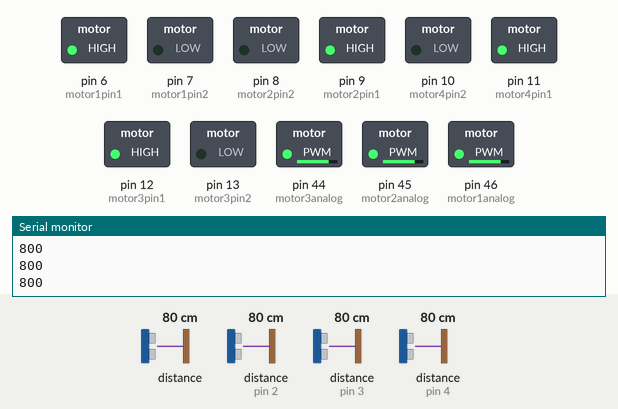
Recording of a sketch running on a simulated Arduino Mega 2560, built with avr-gcc and run on an emulated ATmega2560. Parts: switched loads named in the sketch (green lamp = pin HIGH), the last lines printed to the serial monitor. The test bench sets the inputs (shaded band); at power-on: distance to the obstacle 80 cm, distance to the obstacle (sensors on pin 4, pin 3, pin 2) 80 cm. The echo pulse lasts 58.3 µs per cm; pins used as bus, display or sensor lines are not drawn.

Above: at 3.2 s.
3.3 s: distance to the obstacle (sensor 0) set to 38 cm
4.8 s: distance to the obstacle (sensor 0) set to 32 cm
At 6.3 s:
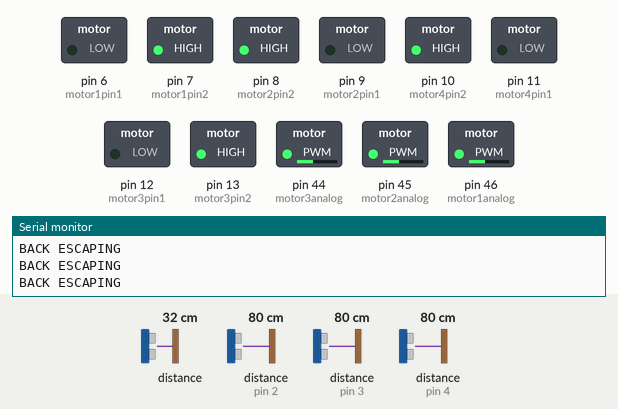
6.6 s: distance to the obstacle (sensor 0) set to 60 cm
At 7.8 s:
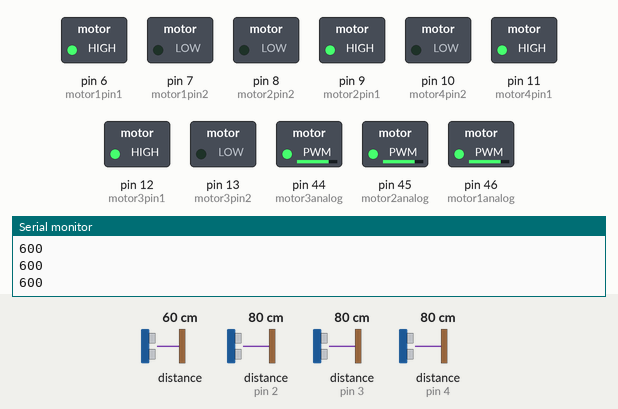
8.1 s: distance to the obstacle (sensor 0) set to 18 cm
At 8.32 s:
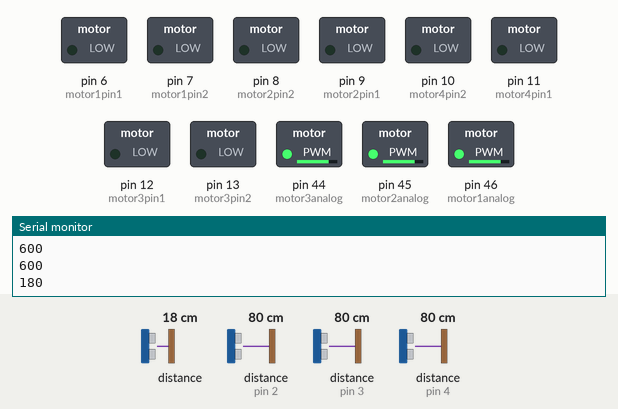
9.9 s: distance to the obstacle (sensor on pin 4) set to 2 cm
At 10.9 s:
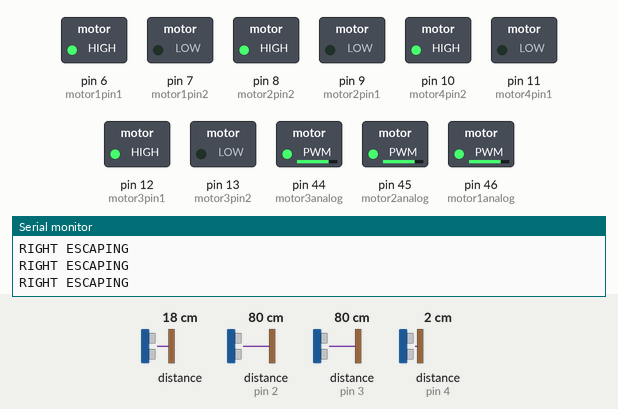
11.7 s: distance to the obstacle (sensor on pin 3) set to 44 cm
13.2 s: distance to the obstacle (sensor on pin 3) set to 36 cm
At 14.1 s:
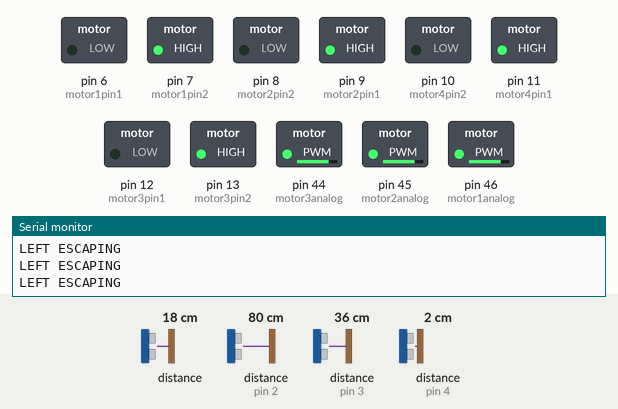
Timing chart, 0 to 16.0 s (numbered marks = the images above; inputs shaded):
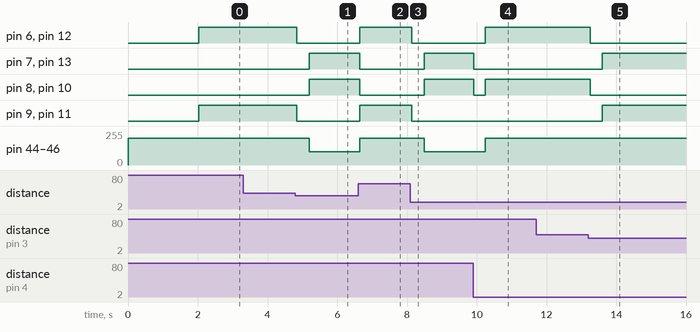

The sketch:

WHALE_Controller.ino
```cpp
#include <Wire.h>
#include <VL53L1X.h>

//----------------------------------------------------------------------------------------------------------------------------
//Connections
//----------------------------------------------------------------------------------------------------------------------------
//Pins and other components
//Motor Controllers
#define motor1pin1 6
#define motor1pin2 7
#define motor2pin1 9
#define motor2pin2 8
#define motor3pin1 12
#define motor3pin2 13
#define motor4pin1 11
#define motor4pin2 10
#define motor1analog 46
#define motor2analog 45
#define motor3analog 44
#define motor4analog 44
//--LIDAR Sensor
VL53L1X sensor;
//--Ultrasonic Sensor 1
#define trigPin 5
#define echoPin1 2
//--Ultrasonic Sensor 2
#define echoPin2 3
//--Ultrasonic Sensor 3
#define echoPin3 4

//----------------------------------------------------------------------------------------------------------------------------
//Other Variables
//----------------------------------------------------------------------------------------------------------------------------
char direction = "s";
long distance, duration, UltraSensor1, UltraSensor2;

int FrontRange = 350;
int FrontStopRange = 100;
int SideRange = 40;
int BackRange = 20;
int TurnTime = 50;

int rightDistance = 0;
int leftDistance = 0;

//----------------------------------------------------------------------------------------------------------------------------
//Speeds  ***CURRENTLY UNUSED***
//----------------------------------------------------------------------------------------------------------------------------
//Between 0-255, inclusive
int forwardSpeed = 200;
int backwardSpeed = 100;
int turnSpeed = 200;
int superSpeed = 255;

//----------------------------------------------------------------------------------------------------------------------------
//Individual Component Controls
//----------------------------------------------------------------------------------------------------------------------------
//Controls individual motor spin and sensor reads.
//(Takes pin 1 and 2 for a motor)
void motorStop(int motorPin1, int motorPin2){
  digitalWrite(motorPin1, LOW);
  digitalWrite(motorPin2, LOW);
}

void motorForward(int motorPin1, int motorPin2){
  digitalWrite(motorPin1, HIGH);
  digitalWrite(motorPin2, LOW);
}

void motorBackward(int motorPin1, int motorPin2){
  digitalWrite(motorPin1, LOW);
  digitalWrite(motorPin2, HIGH);
}

void motorSetSpeed(int Speed){
  analogWrite(motor1analog, Speed);
  analogWrite(motor2analog, Speed);
  analogWrite(motor3analog, Speed);
  analogWrite(motor4analog, Speed);
}

// Generates and reads the ultrasonic wave. Returns distance
long sonarSensor(int trigPinSensor,int echoPinSensor)//it takes the trigPIN and the echoPIN
{
  digitalWrite(trigPinSensor, LOW);// put trigpin LOW
  delayMicroseconds(2);// wait 2 microseconds
  digitalWrite(trigPinSensor, HIGH);// switch trigpin HIGH
  delayMicroseconds(10); // wait 10 microseconds
  digitalWrite(trigPinSensor, LOW);// turn it LOW again

  duration = pulseIn(echoPinSensor, HIGH);
  distance = (duration/2) / 29.1; // first we have to divide the duration by two
  return distance;
}

//----------------------------------------------------------------------------------------------------------------------------
//Motor Set Controls
//----------------------------------------------------------------------------------------------------------------------------
//Basic movements, controls a set of motors
void moveStop() {

  // Serial.println("---BRAKEING---");
  motorStop(motor1pin1, motor1pin2);
  motorStop(motor2pin1, motor2pin2);
  motorStop(motor3pin1, motor3pin2);
  motorStop(motor4pin1, motor4pin2);
  direction = "s";
}

void moveForward() {
  //Prevents pointlessly setting motors on repeat.
  if (direction != "f") {
    // Serial.println("---MOVING FORWARD---");
    motorSetSpeed(forwardSpeed);
    direction = "f";
    motorForward(motor1pin1, motor1pin2);
    motorForward(motor3pin1, motor3pin2);
    motorForward(motor2pin1, motor2pin2);
    motorForward(motor4pin1, motor4pin2);
  }
}

void moveBackward() {
  if(direction != "b") {
    // Serial.println("---MOVING BACK---");
    motorSetSpeed(backwardSpeed);
    direction = "b";
    motorBackward(motor1pin1, motor1pin2);
    motorBackward(motor3pin1, motor3pin2);
    motorBackward(motor2pin1, motor2pin2);
    motorBackward(motor4pin1, motor4pin2);
  }
}

void moveRight() {
  if(direction != "r")
    // Serial.println("---MOVING RIGHT---");
    motorSetSpeed(turnSpeed);
    direction = "r";
    motorForward(motor1pin1, motor1pin2);
    motorBackward(motor3pin1, motor2pin2);
    motorForward(motor3pin1, motor3pin2);
    motorBackward(motor4pin1, motor4pin2);
}

void moveLeft() {
  if(direction != "l");
    // Serial.println("---MOVING LEFT---");
    motorSetSpeed(turnSpeed);
    direction = "l";
    motorBackward(motor1pin1, motor1pin2);
    motorForward(motor2pin1, motor2pin2);
    motorBackward(motor3pin1, motor3pin2);
    motorForward(motor4pin1, motor4pin2);
}

//Returns the distance to an object, in millimeters, detected by the forward LIDAR
int lookForward(){
  sensor.read();
  return sensor.ranging_data.range_mm;
}

long lookRight() {
  long range = sonarSensor(trigPin, echoPin2);
  return range;
}

long lookLeft() {
  long range = sonarSensor(trigPin, echoPin1);
  return range;
}

long lookBack() {
  long range = sonarSensor(trigPin, echoPin3);
  return range;
}

//----------------------------------------------------------------------------------------------------------------------------
//System Controls
//----------------------------------------------------------------------------------------------------------------------------
//Setup and start, and anything else that's cool we want to add.

void escapeRight() {
  while (lookRight() > SideRange && lookForward() < FrontRange)
  {
    moveRight();
    Serial.println("RIGHT ESCAPING");
    delay(3);
  }
  if(lookLeft() < SideRange){
    moveStop();
    delay(300);
    escapeBack();
  }
  return;
}

void escapeLeft() {
  while (lookLeft() > SideRange && lookForward() < FrontRange)
  {
    moveLeft();
    Serial.println("LEFT ESCAPING");
    delay(3);
  }
  if(lookLeft() < SideRange){
    moveStop();
    delay(300);
    escapeBack();
  }
  return;
}

void escapeBack() {
  int range = lookBack();
  while (range == 0 || (range > BackRange && lookForward() < FrontRange))
  {
    range = lookBack();
    moveBackward();
    Serial.println("BACK ESCAPING");
    delay(3);
  }
  if (range != 0 && range < BackRange){
    moveStop();
    delay(300);
    escapeRight();
  }
  return;
}


void setup() {
  //UltraSensor 1 Setup
  pinMode(trigPin, OUTPUT);
  pinMode(echoPin1, INPUT);
  //UltraSensor 2 Setup                           //<------ Interesting, we aren't setting up the LIDAR. Strange, and a potential problem......
  pinMode(echoPin2, INPUT);
  //UltraSensor 3 Setup                           //<------ Interesting, we aren't setting up the LIDAR. Strange, and a potential problem......
  pinMode(echoPin3, INPUT);
  //Motor Setup
  pinMode(motor1pin1, OUTPUT);
  pinMode(motor1pin2, OUTPUT);
  pinMode(motor2pin1, OUTPUT);
  pinMode(motor2pin2, OUTPUT);
  pinMode(motor3pin1, OUTPUT);
  pinMode(motor3pin2, OUTPUT);
  pinMode(motor4pin1, OUTPUT);
  pinMode(motor4pin2, OUTPUT);
  pinMode(motor1analog, OUTPUT);
  pinMode(motor2analog, OUTPUT);
  pinMode(motor3analog, OUTPUT);
  pinMode(motor4analog, OUTPUT);

  Serial.begin(9600);
  Wire.begin();
  Wire.setClock(400000); // use 400 kHz I2C

  sensor.setTimeout(500);
  if (!sensor.init()) {
    Serial.println("Failed to detect and initialize sensor!");
    while (1);
  }

  sensor.setDistanceMode(VL53L1X::Long);
  sensor.setMeasurementTimingBudget(50000);
  sensor.startContinuous(50);
  motorSetSpeed(forwardSpeed);
  delay(2000);
}

void loop() {
  int forwardRange = lookForward();
  Serial.println(forwardRange);
  //If no object is in front range, move forward. If object is too close on sides, avoid
  if (forwardRange == 0 || forwardRange > FrontRange)
  {
       moveForward();
  }
  //If object is TOO close, reverse
  else if (forwardRange < FrontStopRange) {
      moveStop();
      delay(300);
      escapeBack();
  }

  //If object is in front range, turn
  else if (FrontStopRange < forwardRange && forwardRange < FrontRange){
      moveStop();
      rightDistance = lookRight();
      leftDistance = lookLeft();
      delay(300);
    if (rightDistance > leftDistance && rightDistance > SideRange){
      //motorSetSpeed(turnSpeed);
      escapeRight();
    }
    else if (leftDistance > rightDistance && leftDistance > SideRange){
      //motorSetSpeed(turnSpeed);
      escapeLeft();
    }
    else if (lookBack() > BackRange){
      escapeBack();
    }
  }

  //sensorTest();
  //motorTest();
  delay(5);
}


//----------------------------------------------------------------------------------------------------------------------------
//Debug Controls
//----------------------------------------------------------------------------------------------------------------------------
//Any functions that test a feature.
void motorTest() {
  //----------Motor Set Test--------------
  motorSetSpeed(forwardSpeed);
  moveStop();
  delay(800);
  Serial.println("--Forward--");
  moveForward();
  delay(2000);
  Serial.println("--Backward--");
  moveBackward();
  delay(2000);
  Serial.println("--Right--");
  moveRight();
  delay(3000);
  moveStop();
  delay(400);
  Serial.println("--Left--");
  moveLeft();
  delay(3000);
  //----------Individual Motor Test--------------
  moveStop();
  delay(800);

  Serial.print("--Motor 1--\n");
  motorForward(motor1pin1,motor1pin2);
  delay(800);
  motorBackward(motor1pin1,motor1pin2);
  delay(800);
  moveStop();
  delay(200);

  Serial.print("--Motor 2--\n");
  motorForward(motor2pin1,motor2pin2);
  delay(800);
  motorBackward(motor2pin1,motor2pin2);
  delay(800);
  moveStop();
  delay(200);

  Serial.print("--Motor 3--\n");
  motorForward(motor3pin1,motor3pin2);
  delay(800);
  motorBackward(motor3pin1,motor3pin2);
  delay(800);
  moveStop();
  delay(200);

  Serial.print("--Motor 4--\n");
  motorForward(motor4pin1,motor4pin2);
  delay(800);
  motorBackward(motor4pin1,motor4pin2);
  delay(800);
  moveStop();
  delay(200);
  //Super Speed Test
  motorSetSpeed(superSpeed);
  //----------Motor Set Test--------------
  moveStop();
  delay(800);
  Serial.println("--Forward--");
  moveForward();
  delay(2000);
  Serial.println("--Backward--");
  moveBackward();
  delay(2000);
  Serial.println("--Right--");
  moveRight();
  delay(3000);
  moveStop();
  delay(400);
  Serial.println("--Left--");
  moveLeft();
  delay(3000);
  //----------Individual Motor Test--------------
  moveStop();
  delay(800);

  Serial.print("--Motor 1--\n");
  motorForward(motor1pin1,motor1pin2);
  delay(800);
  motorBackward(motor1pin1,motor1pin2);
  delay(800);
  moveStop();
  delay(200);

  Serial.print("--Motor 2--\n");
  motorForward(motor2pin1,motor2pin2);
  delay(800);
  motorBackward(motor2pin1,motor2pin2);
  delay(800);
  moveStop();
  delay(200);

  Serial.print("--Motor 3--\n");
  motorForward(motor3pin1,motor3pin2);
  delay(800);
  motorBackward(motor3pin1,motor3pin2);
  delay(800);
  moveStop();
  delay(200);

  Serial.print("--Motor 4--\n");
  motorForward(motor4pin1,motor4pin2);
  delay(800);
  motorBackward(motor4pin1,motor4pin2);
  delay(800);
  moveStop();
  delay(200);
}

void sensorTest()
{
  Serial.print("Forward Range: ");
  Serial.print(lookForward());
  delay(5);
  Serial.print("      Right Range: ");
  Serial.print(lookRight());
  delay(5);
  Serial.print("      Left Range: ");
  Serial.print(lookLeft());
  delay(5);
  Serial.print("      Back Range: ");
  Serial.print(lookBack());
  delay(5);
  Serial.print("\n");
}
```

Measured:
- the behaviour switches between 35 and 34 cm on distance to the obstacle (sensor 0) (found by bisection; images 0 and 1)
- the behaviour switches between 41 and 40 cm on distance to the obstacle (sensor on pin 3) (found by bisection; images 4 and 5)
- after the input at 4.8 s, pin 6 (motor1pin1), pin 9 (motor2pin1), pin 11 (motor4pin1), pin 12 (motor3pin1): HIGH → LOW at once; pin 7 (motor1pin2), pin 8 (motor2pin2), pin 10 (motor4pin2), pin 13 (motor3pin2): LOW → HIGH after 0.39 s; pin 44 (motor3analog), pin 45 (motor2analog), pin 46 (motor1analog): 200/255 → 100/255 after 0.39 s
- after the input at 6.6 s, pin 6 (motor1pin1), pin 9 (motor2pin1), pin 11 (motor4pin1), pin 12 (motor3pin1): LOW → HIGH at once; pin 7 (motor1pin2), pin 8 (motor2pin2), pin 10 (motor4pin2), pin 13 (motor3pin2): HIGH → LOW at once; pin 44 (motor3analog), pin 45 (motor2analog), pin 46 (motor1analog): 100/255 → 200/255 at once
- after the input at 8.1 s, pin 6 (motor1pin1), pin 9 (motor2pin1), pin 11 (motor4pin1), pin 12 (motor3pin1): HIGH → LOW at once; pin 7 (motor1pin2), pin 8 (motor2pin2), pin 10 (motor4pin2), pin 13 (motor3pin2): LOW → HIGH after 0.40 s; pin 44 (motor3analog), pin 45 (motor2analog), pin 46 (motor1analog): 200/255 → 100/255 after 0.40 s
- after the input at 9.9 s, pin 6 (motor1pin1), pin 12 (motor3pin1): LOW → HIGH after 0.35 s; pin 7 (motor1pin2), pin 13 (motor3pin2): HIGH → LOW at once; pin 8 (motor2pin2), pin 10 (motor4pin2): HIGH → LOW at once, → HIGH 0.34 s later; pin 44 (motor3analog), pin 45 (motor2analog), pin 46 (motor1analog): 100/255 → 200/255 after 0.35 s
- after the input at 13.2 s, pin 6 (motor1pin1), pin 8 (motor2pin2), pin 10 (motor4pin2), pin 12 (motor3pin1): HIGH → LOW after 0.05 s; pin 7 (motor1pin2), pin 9 (motor2pin1), pin 11 (motor4pin1), pin 13 (motor3pin2): LOW → HIGH after 0.40 s
